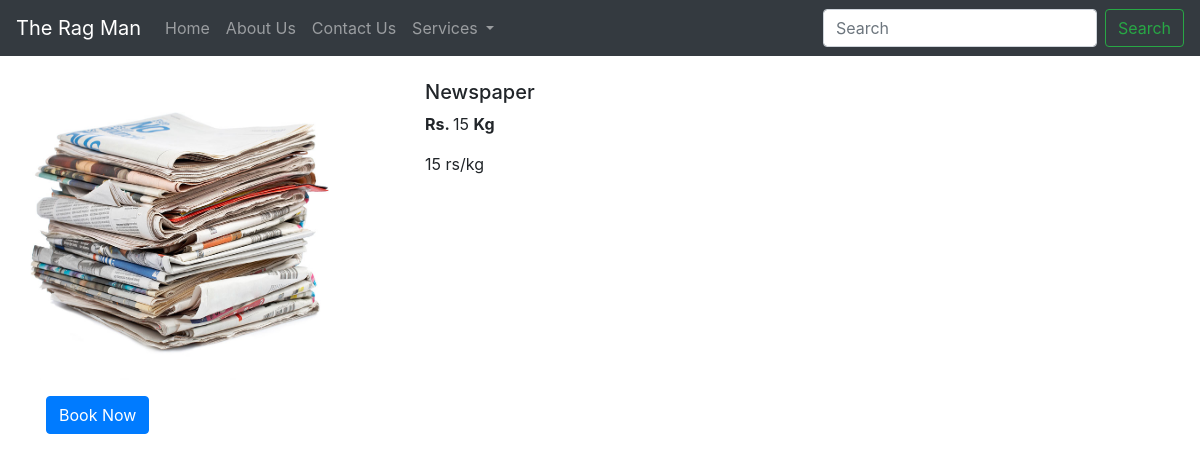
/shop/products/34, run on the app's committed database.
### Shop/models.py (models this page shows)
class Product(models.Model):
    product_id=models.AutoField
    product_name=models.CharField(max_length=50)
    category=models.CharField(max_length=50,default="")
    sub_category=models.CharField(max_length=50,default="")
    price=models.IntegerField(default=0)
    desc=models.CharField(max_length=500)
    pub_date=models.DateField()
    image=models.ImageField(upload_to="shop/images",default="")
    def __str__(self):
        return self.product_name

### Shop/views.py (the view)
# urls.py: path('products/<int:myid>',views.productview,name="ProductView"),
def productview(request,myid):
    product=Product.objects.filter(id=myid)
    print(product)
    return render(request,"Shop/prodView.html",{"product":product[0]})

### Shop/templates/Shop/prodView.html (shortened to what this page needs)
{% extends 'shop/basic.html' %}
{% block body %}
<div class="container my-4">
    <div class="row">
        <div class="col-md-4">
            <div class="row">
                <img src="/{{product.image}}" height="300px" width="300px">
            </div>
            <div class="row">
                <a href="/shop/contact/"><button class="btn btn-primary mx-3 my-3">Book Now</button></a>
            </div>
        </div>
        <div class="col-md-8">
            <h5>{{product.product_name}}</h5>
            <p><b>Rs. </b>{{product.price}} <b>Kg</b> </p>
            <p>{{product.desc}}</p>
        </div>
    </div>
</div>
{% endblock  %}

### data on the page
Product: image (picture), product_name "Newspaper", price "15", desc "15 rs/kg"
